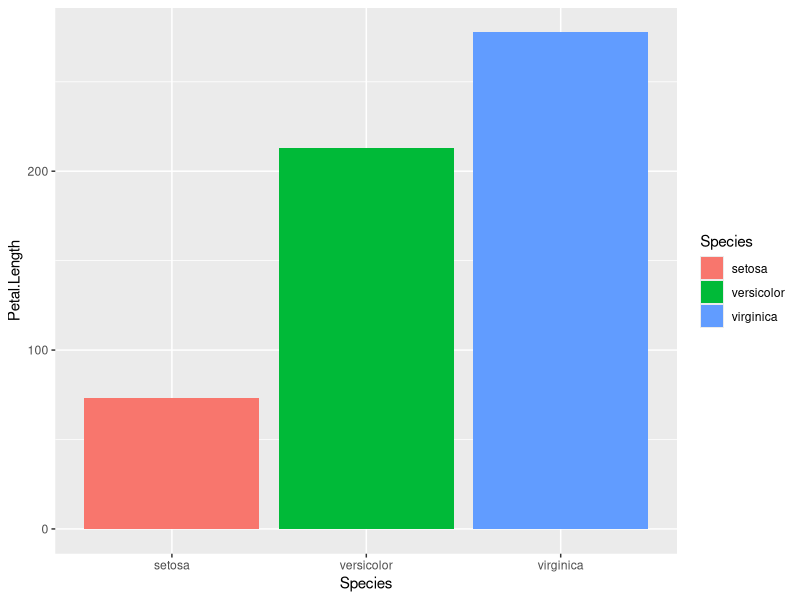

This figure's R source:
## ---- chunk 1
# to hide code use #| echo: false in the code chunk or unhash echo: false in the YAML above.
library(tidyverse)
library(ggplot2)

iris |>
    ggplot(aes(x=Species, y=Petal.Length, fill=Species)) +
    geom_col()
